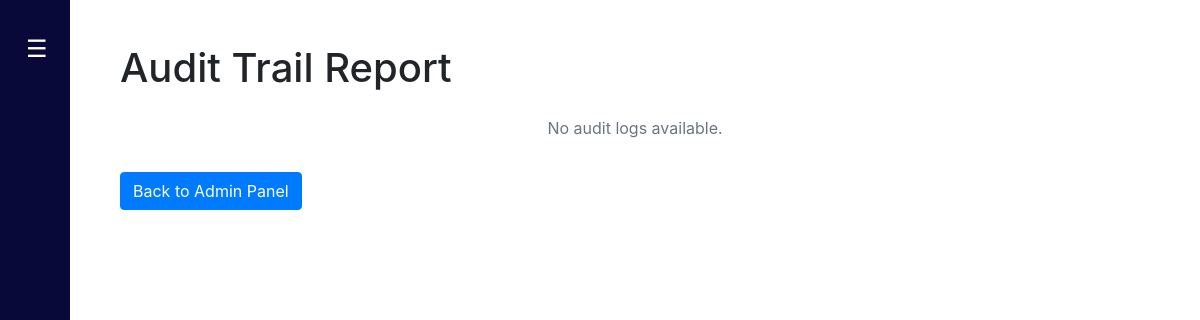
The app's page /admin/audit-report (signed in), older data.
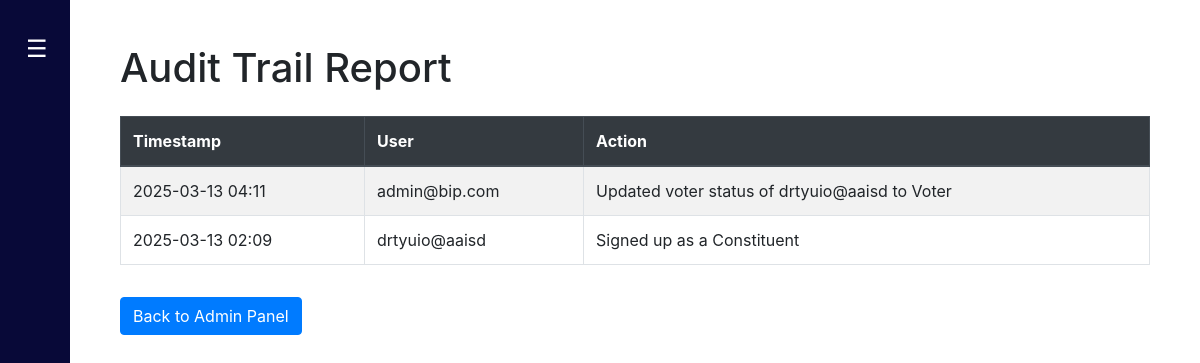
The same page, newer data.
### Website/models.py (models this page shows)
class AuditTrail(db.Model):
    id = db.Column(db.Integer, primary_key=True)
    timestamp = db.Column(db.DateTime, default=datetime.utcnow)
    user_email = db.Column(db.String(150))
    action = db.Column(db.String(500))
    link = db.Column(db.String(500), nullable=True)

### Website/views.py (the view)
@views.route('/admin/audit-report')
@login_required
def audit_report():
    if not current_user.is_admin:
        flash("Access denied!", "error")
        return redirect(url_for('views.home'))
    logs = AuditTrail.query.order_by(AuditTrail.timestamp.desc()).all()
    return render_template('audit_report.html', audit_logs=logs, user=current_user)

### Website/templates/audit_report.html (shortened to what this page needs)
{% extends "base.html" %}
{% block content %}
<div class="container mt-4">
    <h1 class="mb-4">Audit Trail Report</h1>
    {% if audit_logs %}
    <table class="table table-striped table-bordered">
        <thead class="thead-dark">
            <tr>
                <th>Timestamp</th>
                <th>User</th>
                <th>Action</th>
            </tr>
        </thead>
        <tbody>
            {% for log in audit_logs %}
            <tr>
                <td>{{ log.timestamp.strftime('%Y-%m-%d %H:%M') }}</td>
                <td>{{ log.user_email }}</td>
                <td>  {% if log.link %}
                    <a href="{{ log.link }}" target="_blank">{{ log.action }}</a>
                {% else %}
                    {{ log.action }} {%endif%}</td>
            </tr>
            {% endfor %}
        </tbody>
    </table>
    {% else %}
    <p class="text-center text-muted">No audit logs available.</p>
    {% endif %}
    <a href="{{ url_for('views.admin_panel') }}" class="btn btn-primary mt-3">Back to Admin Panel</a>
</div>
{% endblock %}

### Website/templates/base.html (shortened to what this page needs)
<!DOCTYPE html>
<html>
  <head>
    <link
      rel="stylesheet"
      href="https://stackpath.bootstrapcdn.com/bootstrap/4.4.1/css/bootstrap.min.css"
    />
    <link
      rel="stylesheet"
      href="https://stackpath.bootstrapcdn.com/font-awesome/4.7.0/css/font-awesome.min.css"
    />
    <link rel="stylesheet" href="https://cdn.jsdelivr.net/npm/bootstrap-icons@1.11.3/font/bootstrap-icons.min.css">
  </head>
  <body>
<div class="sidebar" id="sidebar">
  <nav class="navbar">
    <button class="toggle-btn" id="toggle-btn">☰</button>
  </nav>
</div>
    <div class="content" id="content">
      <div class="container">{% block content %} {% endblock %}</div>
    </div>
  </body>
</html>

### Website/templates/base.html (style rules this page uses)
body { display: flex; min-height: 100vh; overflow-x: hidden; }
.sidebar { width: 70px; background-color: rgb(8, 9, 56); padding-top: 20px; height: 100vh; position: fixed; transition: width 0.3s ease-in-out; display: flex; flex-direction: column; overflow: hidden; z-index: 1000; }
.navbar { background-color:rgb(8, 9, 56); width: 100%; padding: 10px; display: flex; align-items: center; }
.toggle-btn { background: none; border: none; color: white; font-size: 24px; cursor: pointer; margin-left: 10px; outline: none; }
.content { margin-left: 70px; padding: 20px; width: 100%; transition: margin-left 0.3s ease-in-out; }

Row changes from the older to the newer data that the page shows:
added AuditTrail: timestamp "2025-03-13 04:11", user_email "admin@bip.com", action "Updated voter status of drtyuio@aaisd to Voter"
added AuditTrail: timestamp "2025-03-13 02:09", user_email "drtyuio@aaisd", action "Signed up as a Constituent"
Text that changed along with them:
text no longer shown: "No audit logs available."
text now shown: "Timestamp User Action"
